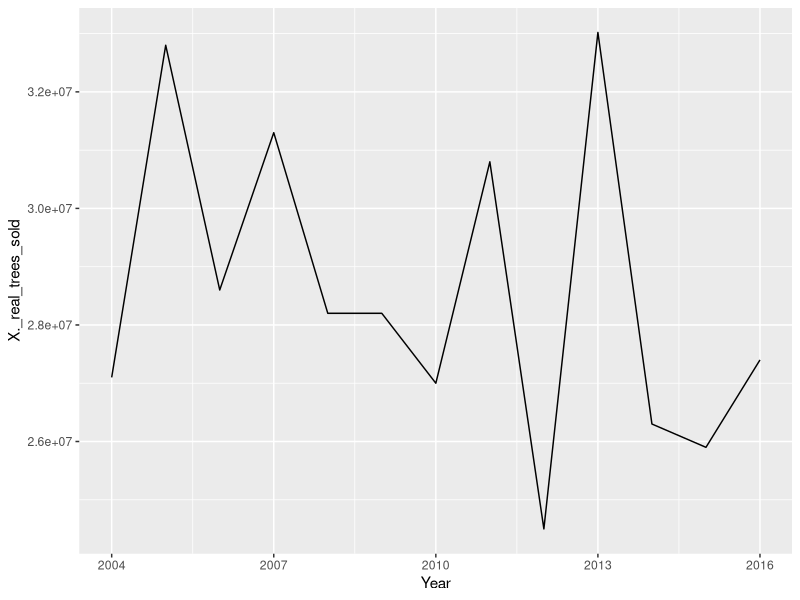
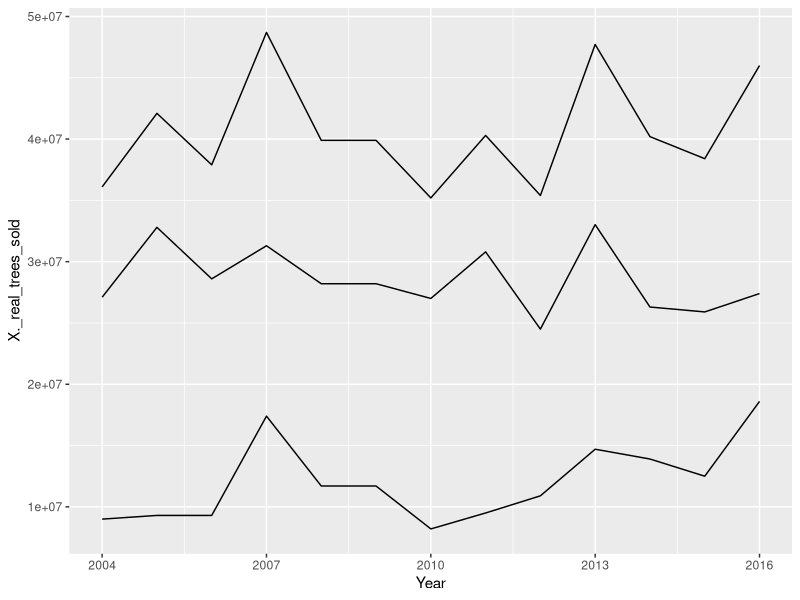
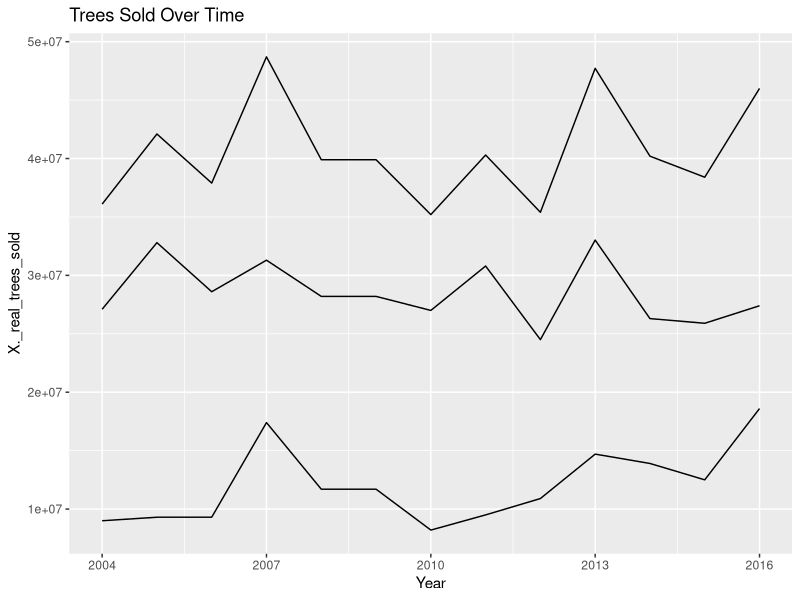
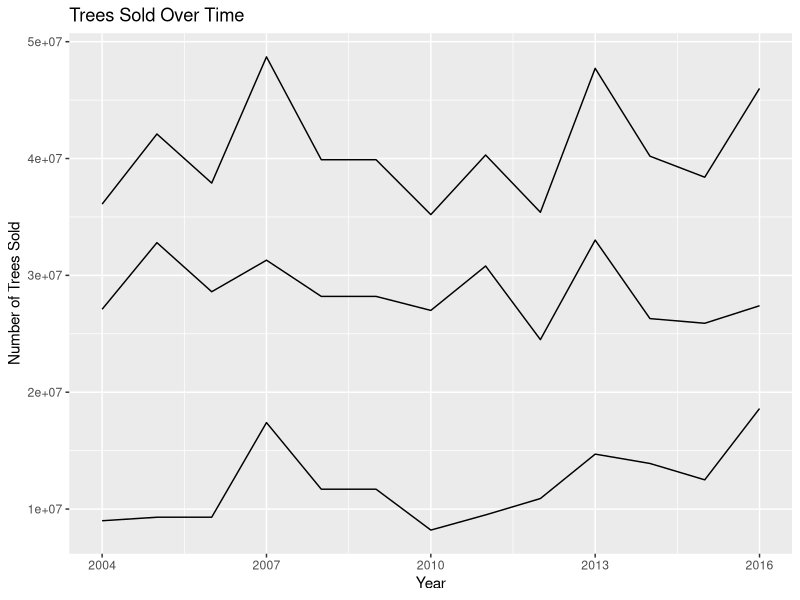
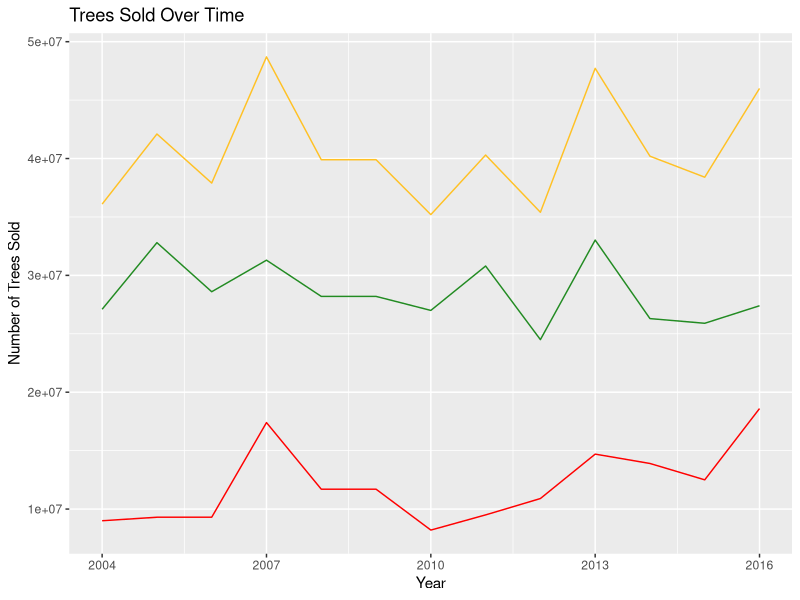
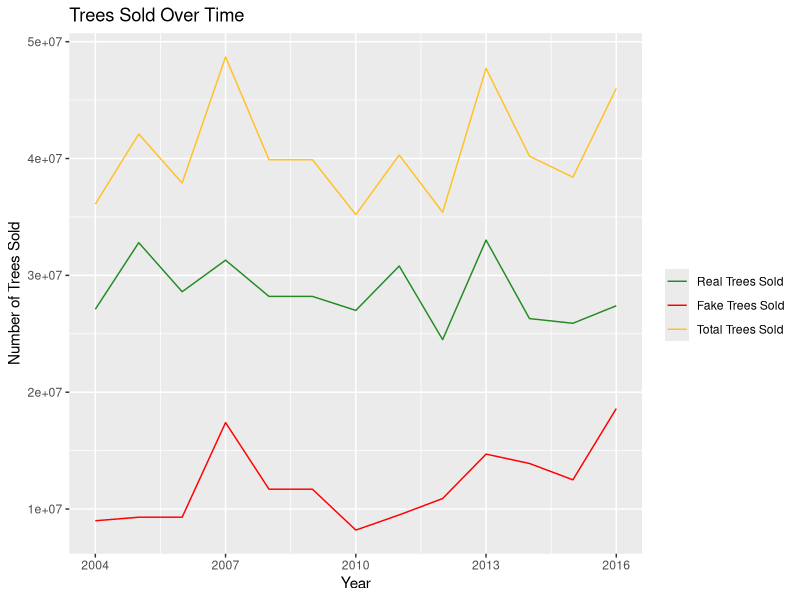
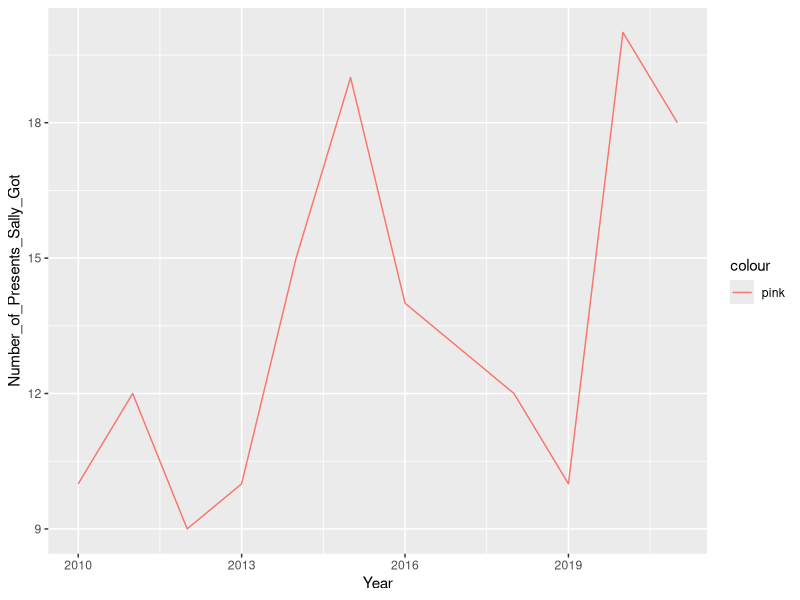

R code for these plots, in order:
# Install Packages
install.packages("dplyr")
install.packages("tidyverse")
install.packages("ggplot2")
install.packages("readr")
install.packages("gridextra")
install.packages("rmarkdown")

# Libraries
library(dplyr)
library(tidyverse)
library(ggplot2)
library(readr)
library(gridExtra)
library(rmarkdown)

Tree_Data <- read.csv("Christmas_Tree.csv") # Loading Tree Data

## Simple Line Chart
ggplot(Tree_Data, aes(x=Year, y=X._real_trees_sold)) + # Year is on the X-axis, Real trees sold is on the y axis
  geom_line() # Makes it a line chart

## Line Chart with all three trakced
ggplot(Tree_Data, aes(x=Year)) +
  geom_line(aes(y = X._real_trees_sold)) +
  geom_line(aes(y = X._fake_trees_sold)) +
  geom_line(aes(y = total_trees_sold))

## Add a title
ggplot(Tree_Data, aes(x=Year)) +
  geom_line(aes(y = X._real_trees_sold)) + # Line for real trees sold
  geom_line(aes(y = X._fake_trees_sold)) + # Line for fake trees sold
  geom_line(aes(y = total_trees_sold)) + # Line for total trees sold
  ggtitle("Trees Sold Over Time") # Title

## Add x and y axis labels
ggplot(Tree_Data, aes(x=Year)) +
  geom_line(aes(y = X._real_trees_sold)) + # Line for real trees sold
  geom_line(aes(y = X._fake_trees_sold)) + # Line for fake trees sold
  geom_line(aes(y = total_trees_sold)) + # Line for total trees sold
  ggtitle("Trees Sold Over Time") + # Title
  labs(y = "Number of Trees Sold", x = "Year") # Y and x labels

## Adding Colors To The Lines
ggplot(Tree_Data, aes(x=Year)) +
  geom_line(aes(y = X._real_trees_sold), color = "forestgreen") + # Line for real trees sold, changing color
  geom_line(aes(y = X._fake_trees_sold), color = "red") + # Line for fake trees sold, changing color
  geom_line(aes(y = total_trees_sold), color = "goldenrod1") + # Line for total trees sold, changing color
  ggtitle("Trees Sold Over Time") + # Title
  labs(y = "Number of Trees Sold", x = "Year") # Y and x labels

## Adding a Legend

ggplot(Tree_Data, aes(x=Year)) +
  geom_line(aes(y = X._real_trees_sold, color = "Real Trees Sold")) + # Line for real trees sold, changing color
  geom_line(aes(y = X._fake_trees_sold, color = "Fake Trees Sold")) + # Line for fake trees sold, changing color
  geom_line(aes(y = total_trees_sold, color = "Total Trees Sold")) + # Line for total trees sold, changing color
  ggtitle("Trees Sold Over Time") + # Title
  scale_colour_manual("", breaks = c("Real Trees Sold", "Fake Trees Sold", "Total Trees Sold"), # Making the Legend
  values = c("forestgreen", "red", "goldenrod1")) + # Assigning colors to each of the lines
  labs(y = "Number of Trees Sold", x = "Year") # Y and x labels


# Connected Scatterplot




# Elf Data
Gift_Data <- read.csv("Gift_Data.csv")

ggplot(Gift_Data, aes(x=Year, y=Number_of_Presents_Sally_Got)) + # Year is on the X-axis, Real trees sold is on the y axis
  geom_line(aes(color = "pink")) # Makes it a line chart
